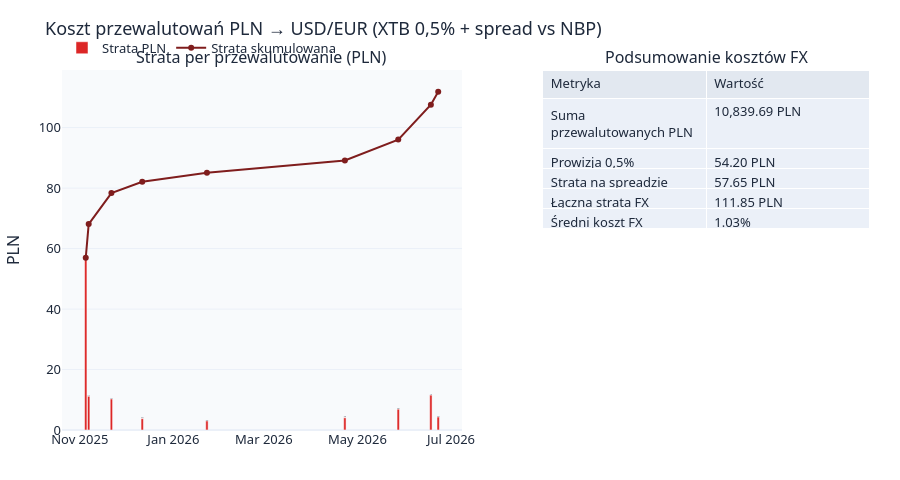

The cell this chart's notebook holds for it:
### Markdown cell above
## Koszt przewalutowań (prowizja 0,5% + spread vs NBP)

### Code cell
display(conversion_losses)
plot_conversion_losses(conversion_losses, conversion_stats).show()

### Figure 1 — Plotly figure (JSON) as saved in the notebook; plotly's stock layout.template omitted (floating-point values rounded to 4 significant figures)
{"data": [{"marker": {"color": "#dc2626"}, "name": "Strata PLN", "text": ["56.96", "11.14", "10.25", "3.75", "3.00", "4.05", "6.88", "11.53", "4.29"], "textposition": "outside", "type": "bar", "x": ["2025-11-04T21:48:00.000000000", "2025-11-06T19:50:00.000000000", "2025-11-21T15:16:00.000000000", "2025-12-11T17:40:00.000000000", "2026-01-22T21:35:00.000000000", "2026-04-22T19:27:00.000000000", "2026-05-27T14:34:41.000000000", "2026-06-17T21:02:00.000000000", "2026-06-22T15:46:00.000000000"], "xaxis": "x", "y": [56.96, 11.14, 10.25, 3.75, 3.0, 4.049, 6.885, 11.53, 4.289], "yaxis": "y"}, {"line": {"color": "#7f1d1d", "width": 2}, "mode": "lines+markers", "name": "Strata skumulowana", "type": "scatter", "x": ["2025-11-04T21:48:00.000000000", "2025-11-06T19:50:00.000000000", "2025-11-21T15:16:00.000000000", "2025-12-11T17:40:00.000000000", "2026-01-22T21:35:00.000000000", "2026-04-22T19:27:00.000000000", "2026-05-27T14:34:41.000000000", "2026-06-17T21:02:00.000000000", "2026-06-22T15:46:00.000000000"], "xaxis": "x", "y": [56.96, 68.1, 78.35, 82.1, 85.1, 89.15, 96.03, 107.6, 111.9], "yaxis": "y"}, {"cells": {"align": "left", "values": [["Suma przewalutowanych PLN", "Prowizja 0,5%", "Strata na spreadzie", "Łączna strata FX", "Średni koszt FX"], ["10,839.69 PLN", "54.20 PLN", "57.65 PLN", "111.85 PLN", "1.03%"]]}, "domain": {"x": [0.595, 1], "y": [0, 1]}, "header": {"align": "left", "fill": {"color": "#e2e8f0"}, "values": ["Metryka", "Wartość"]}, "type": "table"}], "layout": {"annotations": [{"font": {"size": 16}, "showarrow": false, "text": "Strata per przewalutowanie (PLN)", "x": 0.2475, "xanchor": "center", "xref": "paper", "y": 1, "yanchor": "bottom", "yref": "paper"}, {"font": {"size": 16}, "showarrow": false, "text": "Podsumowanie kosztów FX", "x": 0.7975, "xanchor": "center", "xref": "paper", "y": 1, "yanchor": "bottom", "yref": "paper"}], "font": {"color": "#1e293b", "family": "Segoe UI, Arial, sans-serif", "size": 13}, "height": 480, "hovermode": "x unified", "legend": {"orientation": "h", "x": 0, "xanchor": "left", "y": 1.02, "yanchor": "bottom"}, "margin": {"b": 50, "l": 60, "r": 30, "t": 70}, "paper_bgcolor": "#ffffff", "plot_bgcolor": "#f8fafc", "title": {"text": "Koszt przewalutowań PLN → USD/EUR (XTB 0,5% + spread vs NBP)"}, "xaxis": {"anchor": "y", "domain": [0, 0.495]}, "yaxis": {"anchor": "x", "domain": [0, 1], "title": {"text": "PLN"}}, "yaxis2": {"overlaying": "y", "side": "right", "title": {"text": "Skumulowana strata"}}}}
